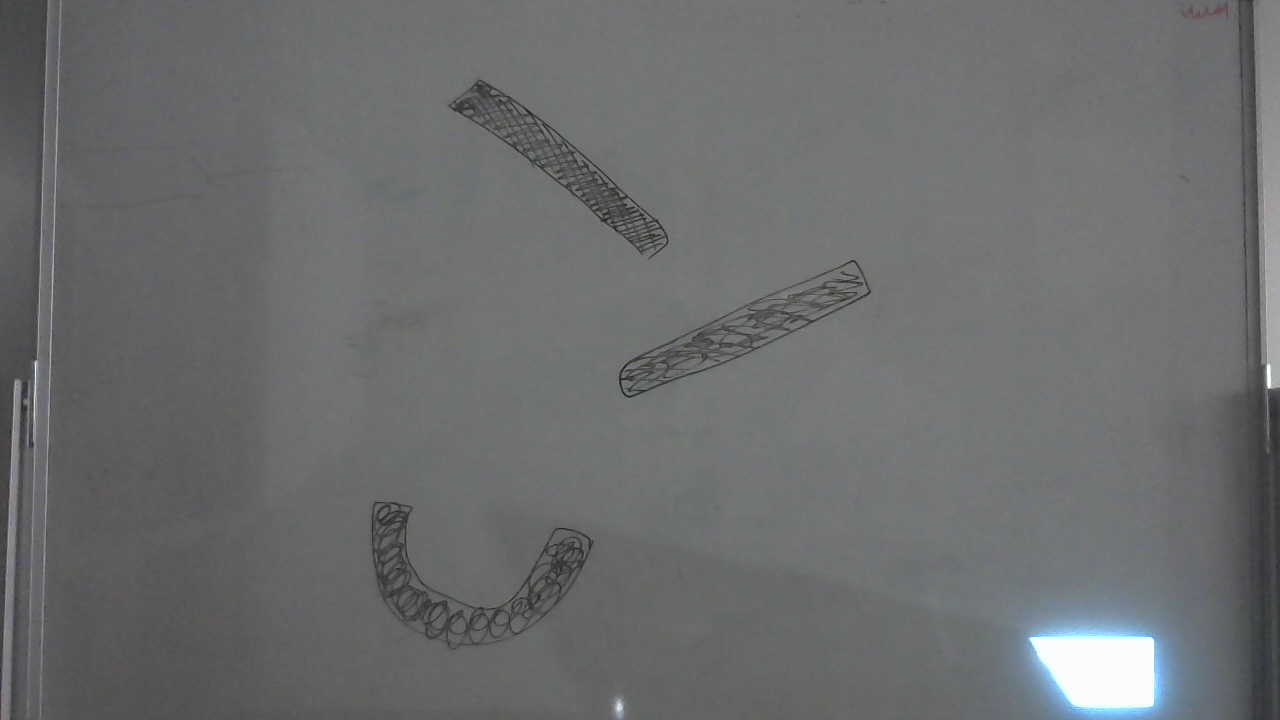
#> input picture falling_ball/image.jpg, 1280 x 720 px, given in place of the camera
$ python fall_b.py
#> lines starting #> are read from the running program, lines starting #| are printed output that depends on the picture; after the words box and inside, x2 and y2 are one past the last pixel; in counts of white or black regions, pixels touching at a corner belong together
import cv2
import numpy as np
import math
import os

CAMERA_ID = 1 + cv2.CAP_DSHOW
WIDTH = 1280
HEIGHT = 720

cap = cv2.VideoCapture(CAMERA_ID)
cap.set(cv2.CAP_PROP_FRAME_WIDTH, WIDTH)
cap.set(cv2.CAP_PROP_FRAME_HEIGHT, HEIGHT)
cap.set(cv2.CAP_PROP_AUTO_EXPOSURE, 0.25)

if not cap.isOpened():
    print("Camera not found")
    exit()

ret, frame = cap.read()
#> frame is the input picture: shape (720, 1280, 3); mean B, G, R 109.6, 109, 107.8
if not ret:
    print("Cannot read camera")
    exit()

frame = cv2.resize(frame, (WIDTH, HEIGHT))
h, w, _ = frame.shape
#> h = 720; w = 1280

ball_radius = 12
center_x = w // 2
#> center_x = 640
center_y = ball_radius + 15

ball_pos = np.array([float(center_x), float(center_y)])
#> ball_pos = [640, 27]
ball_vel = np.array([0.0, 0.0])

gravity = 1.2
bounce = 0.05
slide_friction = 1.0
air_friction = 1.0
max_speed = 35.0

g_vec = np.array([0.0, gravity])

is_rolling = False
is_reset = True

window_game = "Physics Sandbox"
window_debug = "Debug Mask"

cv2.namedWindow(window_game, cv2.WINDOW_NORMAL)
cv2.namedWindow(window_debug, cv2.WINDOW_NORMAL)

cv2.startWindowThread()

def reset_ball():
    global ball_pos, ball_vel, is_rolling, is_reset
    ball_pos = np.array([float(center_x), float(center_y)])
    ball_vel = np.array([0.0, 0.0])
    is_rolling = False
    is_reset = True


def get_platforms(frame):
    gray = cv2.cvtColor(frame, cv2.COLOR_BGR2GRAY)
    blur = cv2.GaussianBlur(gray, (5, 5), 0)
    _, thresh = cv2.threshold(blur, 127, 255, cv2.THRESH_BINARY_INV)

    kernel = np.ones((3, 3), np.uint8)
    thresh = cv2.morphologyEx(thresh, cv2.MORPH_OPEN, kernel)
    thresh = cv2.dilate(thresh, kernel, iterations=1)

    contours, _ = cv2.findContours(
        thresh,
        cv2.RETR_EXTERNAL,
        cv2.CHAIN_APPROX_SIMPLE
    )

    physics_mask = np.zeros((h, w), dtype=np.uint8)
    draw_frame = np.zeros((h, w, 3), dtype=np.uint8)

    for cnt in contours:
        area = cv2.contourArea(cnt)

        if area < 500:
            continue

        x, y, cw, ch = cv2.boundingRect(cnt)

        if x > w * 0.8 and y > h * 0.7:
            continue

        if cw < 40 and ch < 40:
            continue

        if area > h * w * 0.25:
            continue

        cv2.drawContours(physics_mask, [cnt], -1, 255, -1)
        cv2.drawContours(draw_frame, [cnt], -1, (0, 255, 0), 3)

    return physics_mask, draw_frame, thresh


while True:
    ret, frame = cap.read()

    if not ret:
        break

    frame = cv2.resize(frame, (w, h))
    frame = cv2.flip(frame, 0)
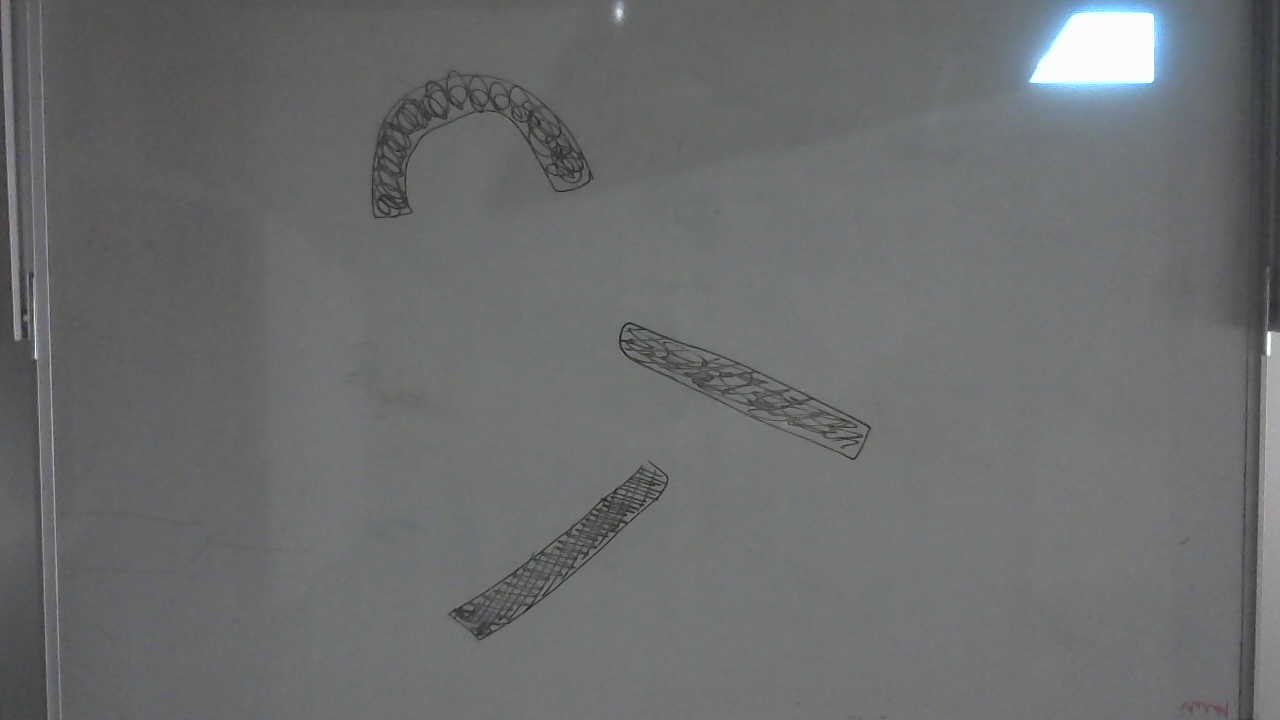
#> frame: shape (720, 1280, 3); mean B, G, R 109.6, 109, 107.8

    physics_mask, display_img, debug_mask = get_platforms(frame)
#> in get_platforms, `_, thresh = cv2.threshold(blur, 127, 255, cv2.THRESH_BINARY_INV)`:
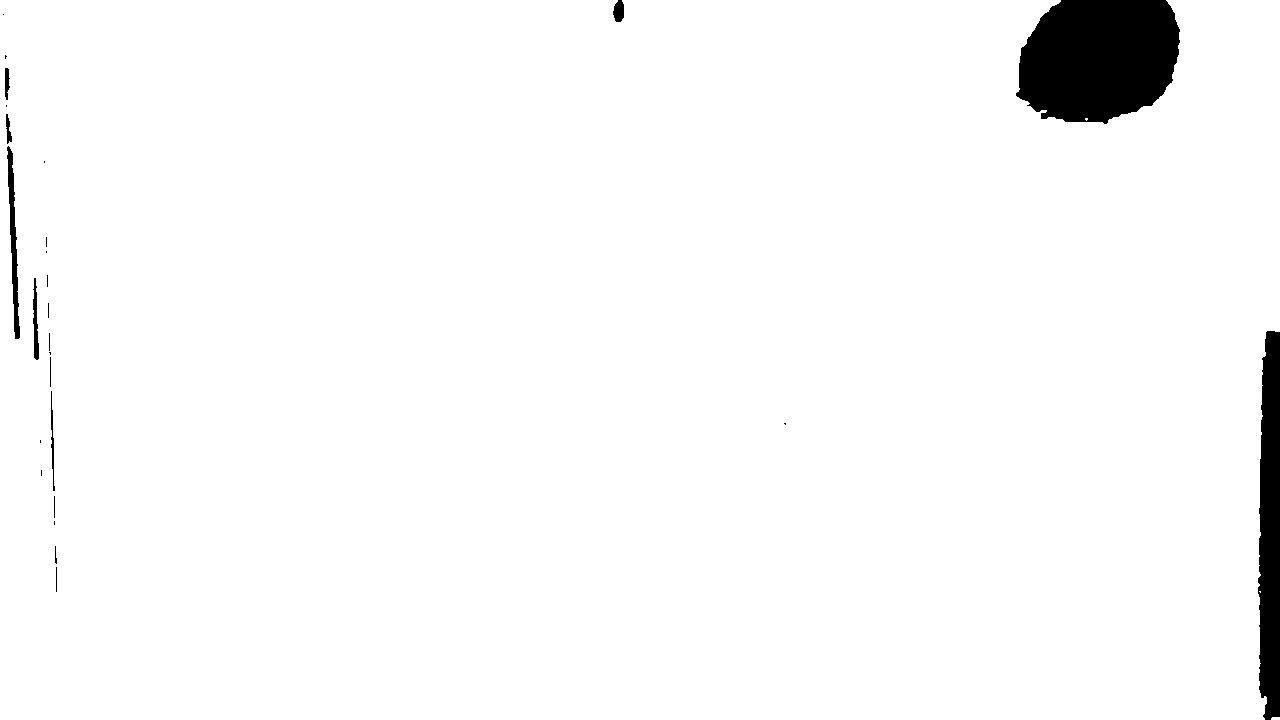
#> thresh: shape (720, 1280); 97.2% white; 26 black regions (14 under 20 px), largest, box (x1, y1, x2, y2) and area: (1016, 0, 1180, 124) 16531, (1258, 331, 1280, 720) 7381, (7, 146, 20, 339) 992
#> in get_platforms, `thresh = cv2.morphologyEx(thresh, cv2.MORPH_OPEN, kernel)`: thresh: shape (720, 1280); 97.2% white; 24 black regions (12 under 20 px), largest, box (x1, y1, x2, y2) and area: (1016, 0, 1180, 124) 16545, (1258, 331, 1280, 720) 7397, (7, 146, 20, 339) 995
#> in get_platforms, `thresh = cv2.dilate(thresh, kernel, iterations=1)`:
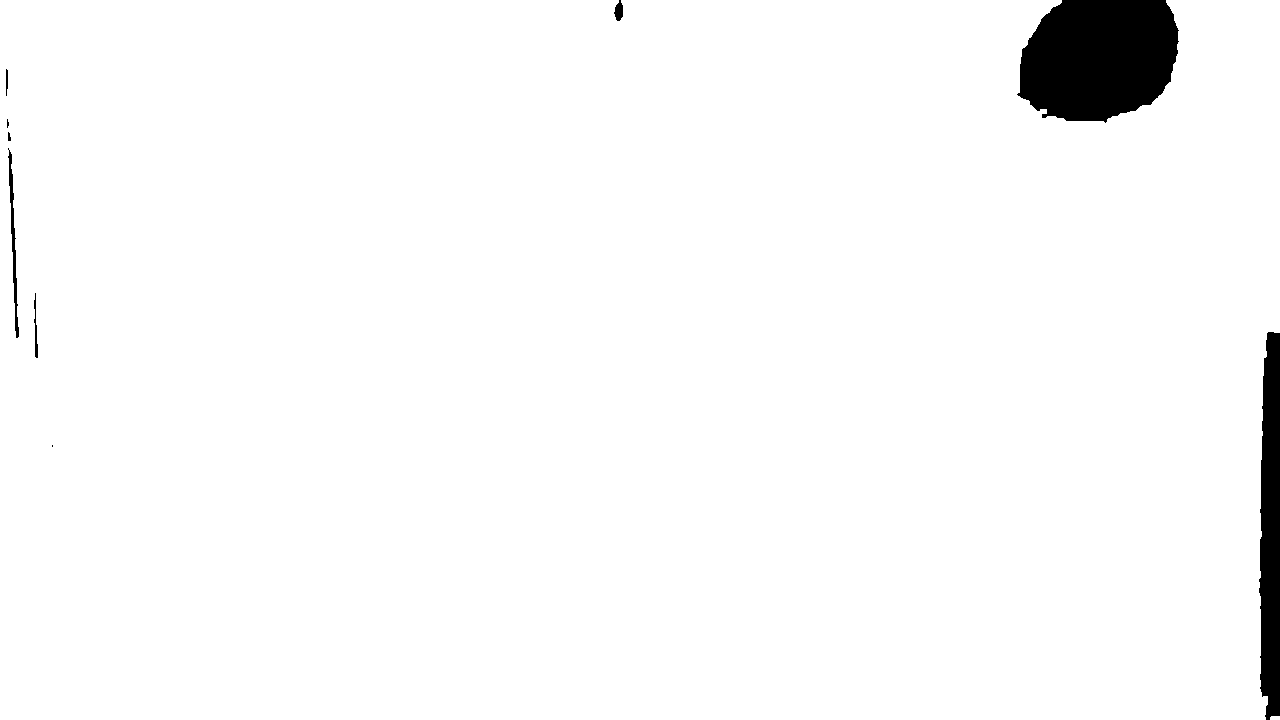
#> thresh: shape (720, 1280); 97.4% white; 9 black regions (2 under 20 px)
#> in get_platforms, `contours, _ = cv2.findContours( thresh, cv2.RETR_EXTERNAL, cv2.CHAIN_A..`: contours = 2 contours; box (x1, y1, x2, y2) and area: (0, 0, 1280, 720) 896300, (1270, 716, 1280, 720) 26
#> the loop in get_platforms, `for cnt in contours:` made 2 passes
#> area on pass 1: 26.5
#> (area, x, y, cw, ch) on pass 2: (896300.5, 0, 0, 1280, 720)
#> after the loop in get_platforms, `for cnt in contours:`: draw_frame: shape (720, 1280, 3); every value is 0
#> after the loop in get_platforms, `for cnt in contours:`: physics_mask: shape (720, 1280); every value is 0

    if is_rolling:
        ball_vel += g_vec
        ball_vel *= air_friction

        speed = np.linalg.norm(ball_vel)

        if speed > max_speed:
            ball_vel = (ball_vel / speed) * max_speed

        next_pos = ball_pos + ball_vel

        if (
            next_pos[0] < -ball_radius or
            next_pos[0] > w + ball_radius or
            next_pos[1] < -ball_radius or
            next_pos[1] > h - ball_radius
        ):
            reset_ball()
            is_rolling = True
            is_reset = False
            ball_vel = np.array([np.random.uniform(-0.5, 0.5), 0.0])
            continue

        px = int(round(next_pos[0]))
        py = int(round(next_pos[1]))

        if 0 <= px < w and 0 <= py < h and physics_mask[py, px] == 255:
            r = ball_radius + 5

            x_min = max(0, px - r)
            x_max = min(w, px + r)
            y_min = max(0, py - r)
            y_max = min(h, py + r)

            roi = physics_mask[y_min:y_max, x_min:x_max]
            M = cv2.moments(roi)

            if M["m00"] != 0:
                cx = int(M["m10"] / M["m00"]) + x_min
                cy = int(M["m01"] / M["m00"]) + y_min

                normal = ball_pos - np.array([cx, cy])
                norm_val = np.linalg.norm(normal)

                if norm_val > 0:
                    normal = normal / norm_val
                    dot = np.dot(ball_vel, normal)

                    if dot < 0:
                        ball_vel = ball_vel - dot * normal

                    ball_vel *= slide_friction

                    tangent = np.array([-normal[1], normal[0]])

                    if tangent[1] < 0:
                        tangent = -tangent

                    ball_vel += tangent * (gravity * 0.45)

            next_pos = ball_pos + ball_vel

        ball_pos = next_pos

    bx = int(round(ball_pos[0]))
#> bx = 640
    by = int(round(ball_pos[1]))
#> by = 27

    if is_reset:
        cv2.circle(display_img, (center_x, center_y), ball_radius, (0, 0, 255), 2)
        cv2.circle(display_img, (center_x, center_y), 2, (0, 0, 255), -1)
#> display_img: shape (720, 1280, 3); mean of channels 0, 1, 2 0, 0, 0.1
    else:
        cv2.circle(display_img, (bx, by), ball_radius, (0, 0, 255), -1)
        cv2.circle(display_img, (bx - 4, by - 4), 3, (255, 255, 255), -1)
        cv2.circle(display_img, (bx, by), ball_radius, (0, 0, 100), 2)

    cv2.putText(
        display_img,
        "SPACE: Drop Ball | R: Reset | ESC: Exit",
        (20, 40),
        cv2.FONT_HERSHEY_SIMPLEX,
        0.8,
        (255, 255, 255),
        2,
        cv2.LINE_AA
    )
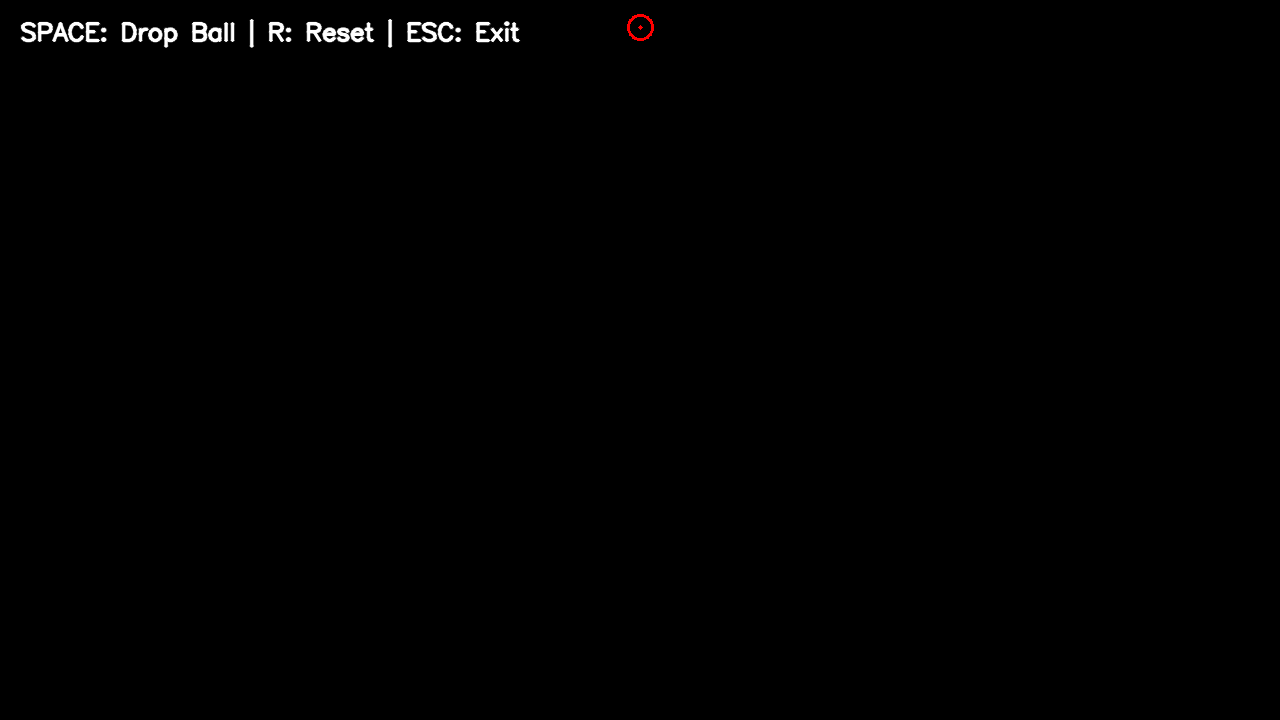
#> display_img: shape (720, 1280, 3); mean of channels 0, 1, 2 1.1, 1.1, 1.1; drawn as B, G, R

    cv2.imshow(window_game, display_img)
    cv2.imshow(window_debug, debug_mask)

    cv2.pollKey()

    key = cv2.waitKey(10) & 0xFF
#> (key Esc is pressed here)

    if key == 27:
        break
    elif key == 32:
        if is_reset:
            is_rolling = True
            is_reset = False
            ball_vel = np.array([np.random.uniform(-0.5, 0.5), 0.0])
    elif key == ord("r") or key == ord("R"):
        reset_ball()

cap.release()
cv2.destroyAllWindows()
